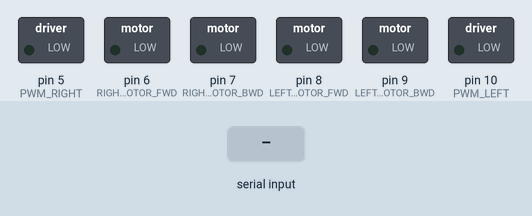
Recording of a program running on a simulated Arduino Nano, built with avr-gcc and run on an emulated ATmega328P. Parts: switched loads named in the program (green lamp = pin HIGH). The test bench sets the inputs (shaded band).

Above: at 1.2 s.
1.3 s: "30,150\n" received over Serial
At 1.7 s:
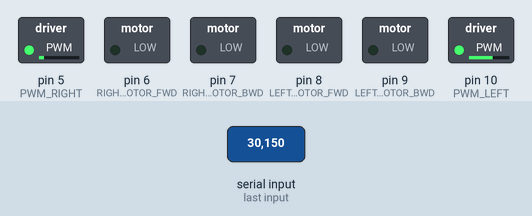
2.8 s: "1,90,45\n" received over Serial
At 4.1 s:
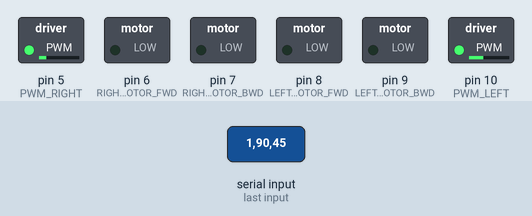
Timing chart, 0 to 5.8 s (numbered marks = the images above; inputs shaded):
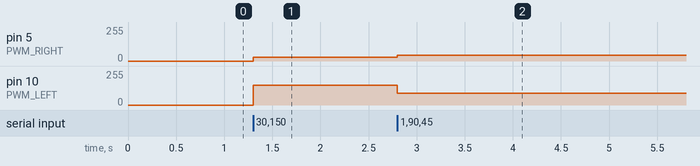

The program:

main.cpp
```cpp
#include <Arduino.h>

#define LEFT_MOTOR_FWD 8
#define LEFT_MOTOR_BWD 9
#define RIGHT_MOTOR_FWD 6
#define RIGHT_MOTOR_BWD 7
#define PWM_LEFT 10
#define PWM_RIGHT 5

String inputData = "";
int rightSpeedValue = 0;
int leftSpeedValue = 0;
char direction = 'S';
char turnDir = 'N';

void controlMotors() {
  int leftSpeed = leftSpeedValue;
  int rightSpeed = rightSpeedValue;

switch (direction) {
    case 'R': // Right
        digitalWrite(LEFT_MOTOR_FWD, HIGH);
        digitalWrite(LEFT_MOTOR_BWD, LOW);
        digitalWrite(RIGHT_MOTOR_FWD, HIGH);
        digitalWrite(RIGHT_MOTOR_BWD, LOW);
        break;
    case 'L': // Left
        digitalWrite(LEFT_MOTOR_FWD, LOW);
        digitalWrite(LEFT_MOTOR_BWD, HIGH);
        digitalWrite(RIGHT_MOTOR_FWD, LOW);
        digitalWrite(RIGHT_MOTOR_BWD, HIGH);
        break;
    case 'B': // Backward
        digitalWrite(LEFT_MOTOR_FWD, LOW);
        digitalWrite(LEFT_MOTOR_BWD, HIGH);
        digitalWrite(RIGHT_MOTOR_FWD, HIGH);
        digitalWrite(RIGHT_MOTOR_BWD, LOW);
        break;
    case 'F': // Forward
        digitalWrite(LEFT_MOTOR_FWD, HIGH);
        digitalWrite(LEFT_MOTOR_BWD, LOW);
        digitalWrite(RIGHT_MOTOR_FWD, LOW);
        digitalWrite(RIGHT_MOTOR_BWD, HIGH);
        break;
    case 'S': // Stop
        digitalWrite(LEFT_MOTOR_FWD, LOW);
        digitalWrite(LEFT_MOTOR_BWD, LOW);
        digitalWrite(RIGHT_MOTOR_FWD, LOW);
        digitalWrite(RIGHT_MOTOR_BWD, LOW);
        break;
}

  // Apply PWM speed control
  analogWrite(PWM_LEFT, leftSpeed);
  analogWrite(PWM_RIGHT, rightSpeed);
}

void setup() {
    Serial.begin(115200);

    pinMode(LEFT_MOTOR_FWD, OUTPUT);
    pinMode(LEFT_MOTOR_BWD, OUTPUT);
    pinMode(RIGHT_MOTOR_FWD, OUTPUT);
    pinMode(RIGHT_MOTOR_BWD, OUTPUT);
    pinMode(PWM_LEFT, OUTPUT);
    pinMode(PWM_RIGHT, OUTPUT);
}

void loop() {
    if (Serial.available()) {
        inputData = Serial.readStringUntil('\n'); // Read command from ESP8266

        if (inputData.length() > 5) {
            // Parse values from the command format: "<dir,rightSpeed,leftSpeed,N,0>"
            direction = inputData.charAt(1);
            int firstComma = inputData.indexOf(',');
            int secondComma = inputData.indexOf(',', firstComma + 1);
            int thirdComma = inputData.indexOf(',', secondComma + 1);

            leftSpeedValue = inputData.substring(firstComma + 1, secondComma).toInt();
            rightSpeedValue = inputData.substring(secondComma + 1, thirdComma).toInt();
            turnDir = inputData.charAt(thirdComma + 1);
        }
    }

    controlMotors();
}
```

Measured:
- after the input at 1.3 s, pin 5 (PWM_RIGHT): 0/255 → 30/255 at once; pin 10 (PWM_LEFT): 0/255 → 150/255 at once
- after the input at 2.8 s, pin 5 (PWM_RIGHT): 30/255 → 45/255 at once; pin 10 (PWM_LEFT): 150/255 → 90/255 at once
